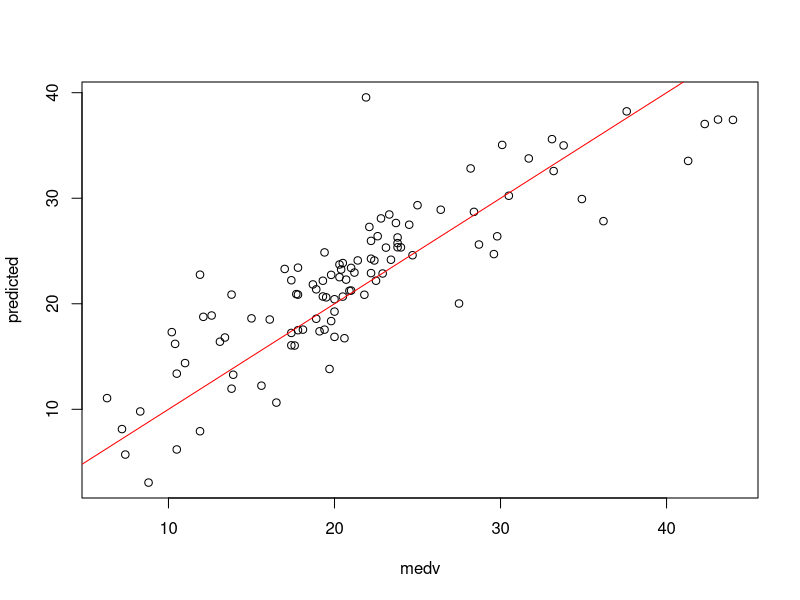

Here is the R script that generated this plot:
## ---- chunk 1
knitr::opts_chunk$set(echo = TRUE)
## ---- chunk 2
library(MASS)
data(Boston)
knitr::kable(head(Boston))
## ---- chunk 3

corBos <- cor(Boston)
# All cols except mediam value
indBosColNamesIdx <- colnames(corBos)!="medv"
indBosColNamesIdx

corMedv <- corBos["medv",indBosColNamesIdx]
## ---- chunk 4
sort(abs(corMedv))
orderCorMedv <- order(-abs(corMedv))
knitr::kable(corMedv[orderCorMedv])
## ---- chunk 5
#subBoston <- head(Boston,100)
subBoston <- Boston
# Highest significance:
#subBoston <- subset(Boston, select=c("lstat","dis","ptratio","rm","nox","medv"))
# Highest correlation: 
#subBoston <- subset(Boston, select=c("lstat","rm","ptratio","indus","tax","medv"))

#knitr::kable(subBoston)
numEntries <- nrow(subBoston)
numEntries
set.seed(1)
# Selectiong 80% of the dataset for training
trainingSamp <- sample(c(1:numEntries),0.8*numEntries,replace=FALSE)
# which not required but easier to visialize
testingSamp <- which(!(c(1:numEntries) %in% trainingSamp))

#trainingSamp
#testingSamp

trainingSet <- subBoston[trainingSamp,]
testingSet <- subBoston[testingSamp,]

#knitr::kable(trainingSet)
#knitr::kable(testingSet)

indTrainingSet <- trainingSet[,colnames(trainingSet) != "medv"]
#knitr::kable(indTrainingSet)

bostonModel <- lm(medv~.,data=trainingSet)

summary(bostonModel)

#attributes(bostonModel$terms)
#attr(bostonModel$terms,"term.labels")

vals <- predict(bostonModel,testingSet[,attr(bostonModel$terms,"term.labels")])
#vals

testingSetPred <- data.frame(testingSet,predicted=vals)
knitr::kable(testingSetPred,row.names=FALSE)

#Quickly get rmse
RMSE <- sqrt(mean((testingSetPred$medv-testingSetPred$predicted)^2))
RMSE

## ---- chunk 6
#plot(bostonModel)

with(testingSetPred, plot(medv,predicted))
abline(a=0,b=1,col="red")

